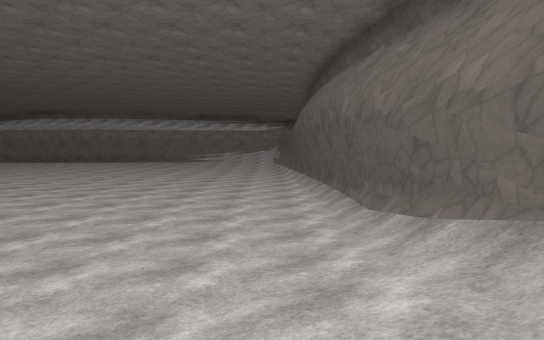
view 1 (above)

22 first-person views from a walk through a level from a Godot 3-D game. The camera is 1.4 m above the floor, tilts 4° down and sees 75° across. The floor is counted in squares, 2 m on a side. Each view is taken from the middle of a square. On the plan, view 1 faces up. The plan holds only what a view shows up to about 11 squares ahead; the rest is blank. The place goes on beyond the plan. Surface patterns are stand-ins for the level's own textures.

view 2
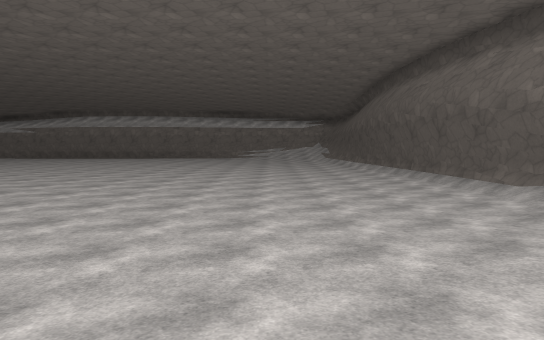

view 3
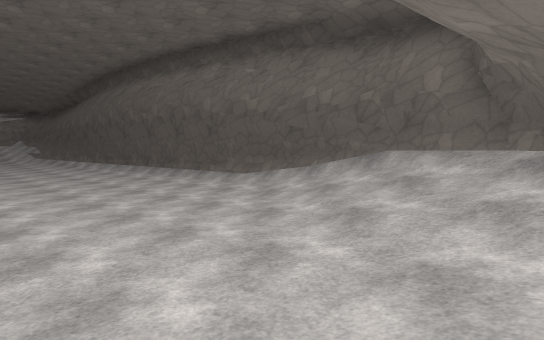

view 4
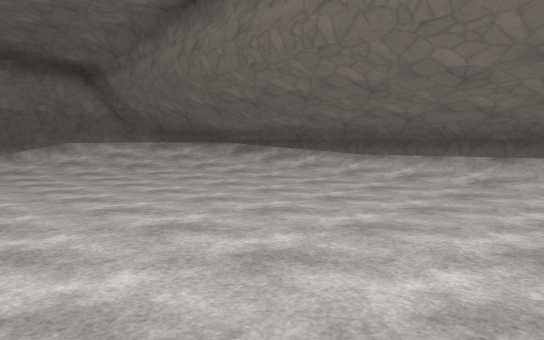

view 5
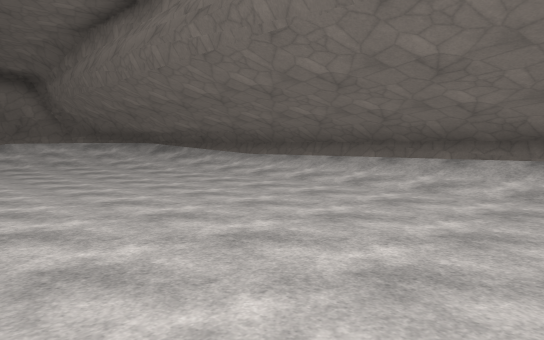

view 6
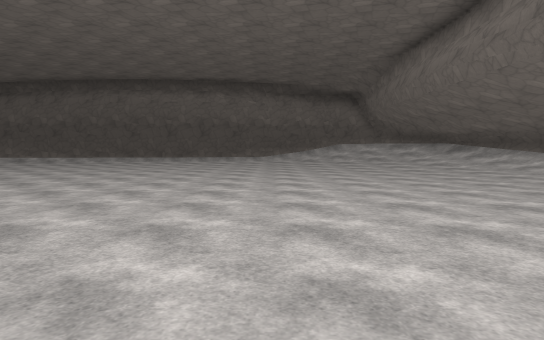

view 7
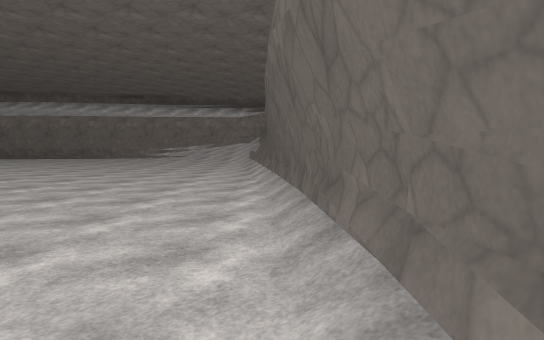

view 8
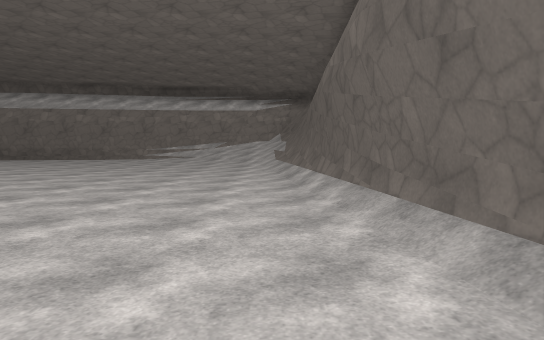

view 9
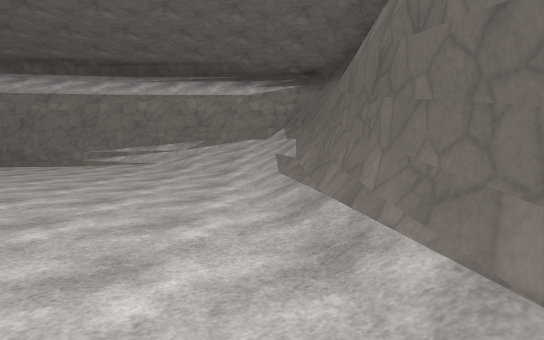

view 10
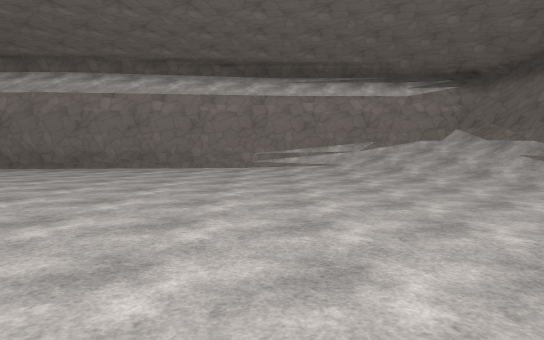

view 11
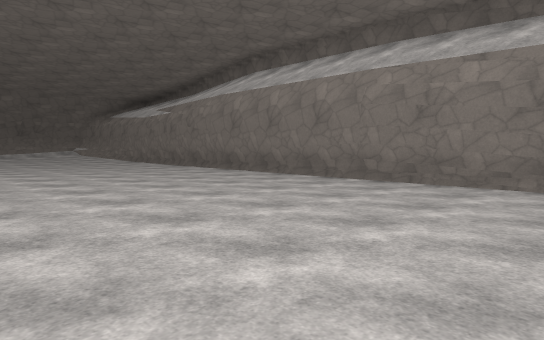

view 12
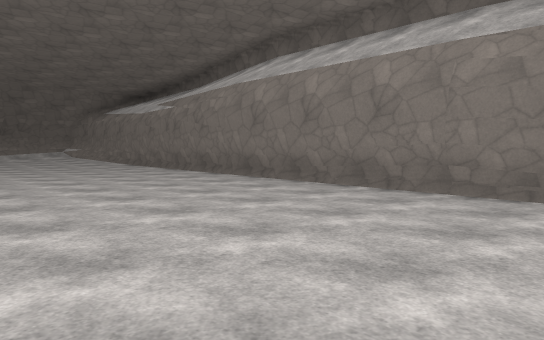

view 13
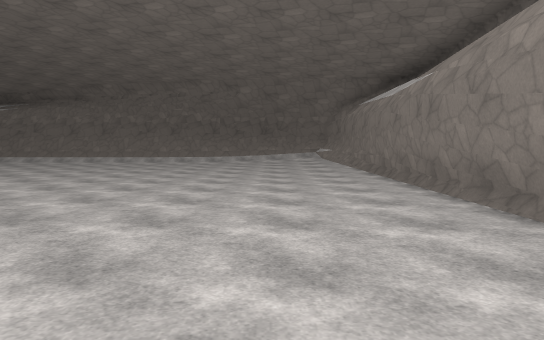

view 14
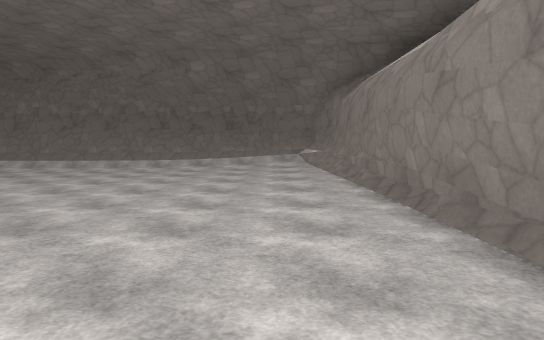

view 15
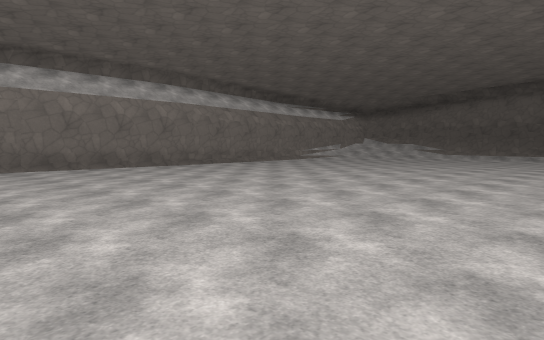

view 16
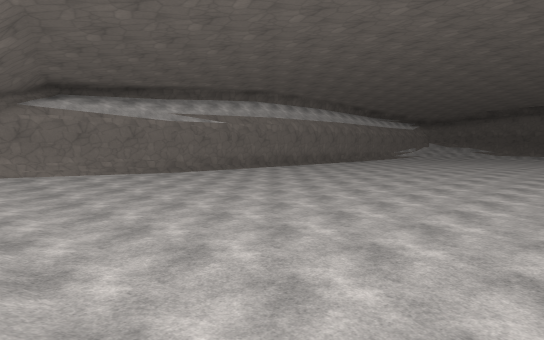

view 17
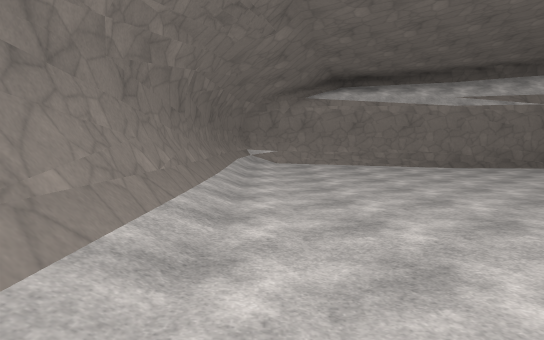

view 18
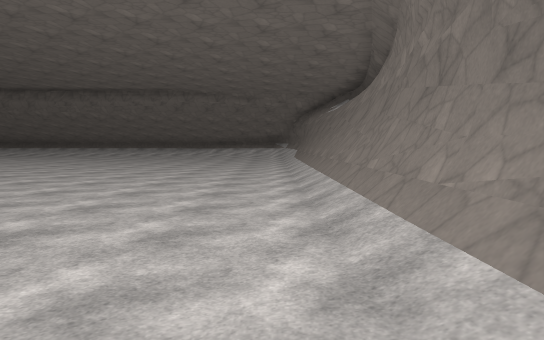

view 19
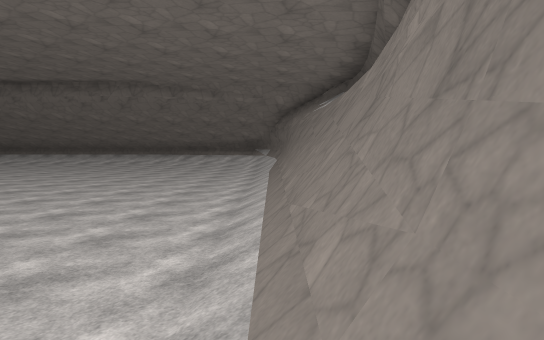

view 20
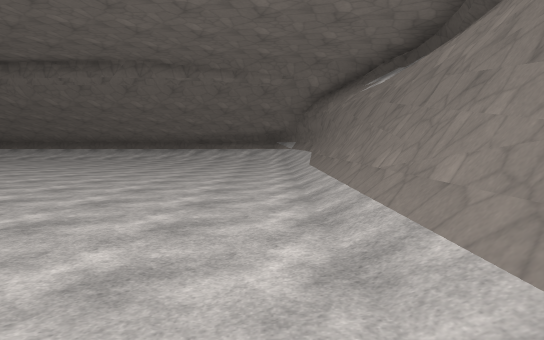

view 21
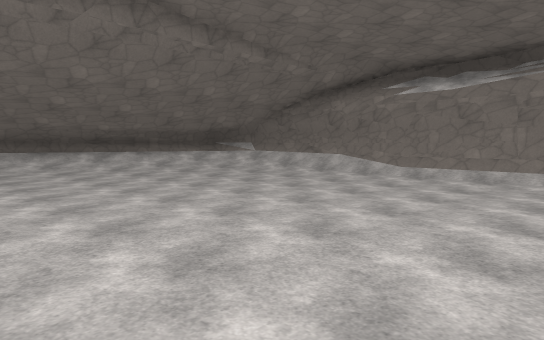

view 22
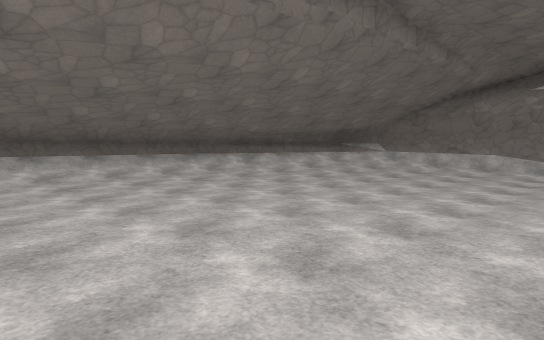

### Floor plan
Key: @ floor where view 1 was taken; # wall or solid block; . main floor; : floor 0.25 m higher than the main floor; - floor 0.25 m lower than the main floor; / step, stairs or slope; = window, fence, low wall or low ledge; ^ raised ledge.
Columns run from 30 left of view 1 to 2 right of it. Each row starts with its distance up from view 1.
 25   ##############################
 24  ##//:...................//////#
 23  #/......................//////#
 22  #/.........................///#
 21 ##/.........................///#
 20 #//..........................//#
 19 #/............................/#
 18 #/............................/#
 17 #/............................/#
 16 #/............................/#
 15 #/.............................#
 14 #/....................   ......#
 13 #/.......  .....         ......#
 12 #/.......               .....-.#
 11 #/........            .........##
 10 #/.........        ............/#
  9 #/.........        ............/=
  8 #/........        ............./#
  7 #/........       ............../#
  6 #/...........   .............../#
  5 #//..........  ................/#
  4 #//..........   .............../#
  3 #//..........    .............//#
  2 #//..........    ............///#
  1   //........     ...........:///#
  0   ///.......     .........:///@##
 -1     =//.....      .......////^##
 -2     ^^^/////      ///////#####
 -3       #^^^^^      ^^^^^^^^#

Positions as (right, up) in squares from view 1, and headings:
1: (0, 0), facing up
2: (-3, -1), facing up
3: (-4, -1), facing up-right
4: (-10, 5), facing down-right
5: (-13, 4), facing down-right
6: (-15, 5), facing right
7: (1, 6), facing up
8: (0, 9), facing up
9: (0, 14), facing up
10: (-5, 14), facing up
11: (-8, 18), facing up-left
12: (-10, 19), facing up-left
13: (-14, 22), facing left
14: (-18, 23), facing left
15: (-19, 13), facing up-right
16: (-29, 13), facing up-right
17: (-28, 14), facing up
18: (-28, 20), facing down
19: (-29, 16), facing down
20: (-28, 14), facing down
21: (-21, 9), facing down-left
22: (-18, 6), facing down-left
